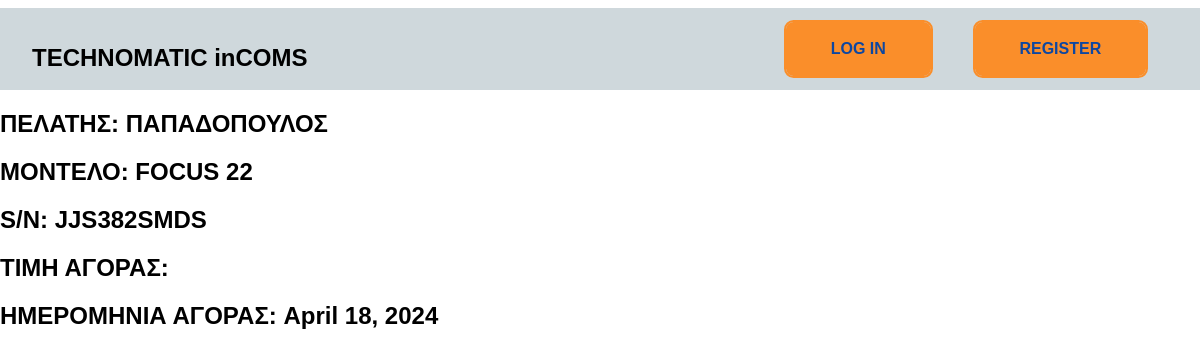
Page /itemview/16 on the committed database.
### log/models.py (models this page shows, shortened)
class cList(models.Model):
    cOwner = models.CharField(max_length=32)
    cModel = models.CharField(max_length=32)
    cSerial = models.CharField(max_length=32)
    cBuyDate = models.DateField()

### log/views.py (the view)
# urls.py: path("itemview/<int:id>", views.itemview, name="itemview"),
def itemview(request, id):
    itemDetails = cList.objects.get(id = id)
    return render(request, "incoms/itemview.html", {
        "itemDetails":itemDetails,
    })

### log/templates/incoms/itemview.html
{% extends "incoms/layout.html" %}
{% block body %}
<div>
    <h2>ΠΕΛΑΤΗΣ: {{itemDetails.cOwner}}</h2>
    <h2>ΜΟΝΤΕΛΟ: {{ itemDetails.cModel }}</h2>
    <h2>S/N: {{ itemDetails.cSerial }}</h2>
    <h2>ΤΙΜΗ ΑΓΟΡΑΣ:{{ itemDetails.cPrice }}</h2>
    <h2>ΗΜΕΡΟΜΗΝΙΑ ΑΓΟΡΑΣ: {{ itemDetails.cBuyDate }}</h2>
</div>
{% endblock %}

### log/static/incoms/layout.css (style rules this page uses)
html, body { margin: 0; padding: 0; width: 100%; height: 100%; background: #ffffff; font-family: "Montserrat", sans-serif; font-size: 16px; }

### rows in the picture
cList: cOwner "ΠΑΠΑΔΟΠΟΥΛΟΣ", cModel "FOCUS 22", cSerial "JJS382SMDS", cBuyDate "April 18, 2024"
